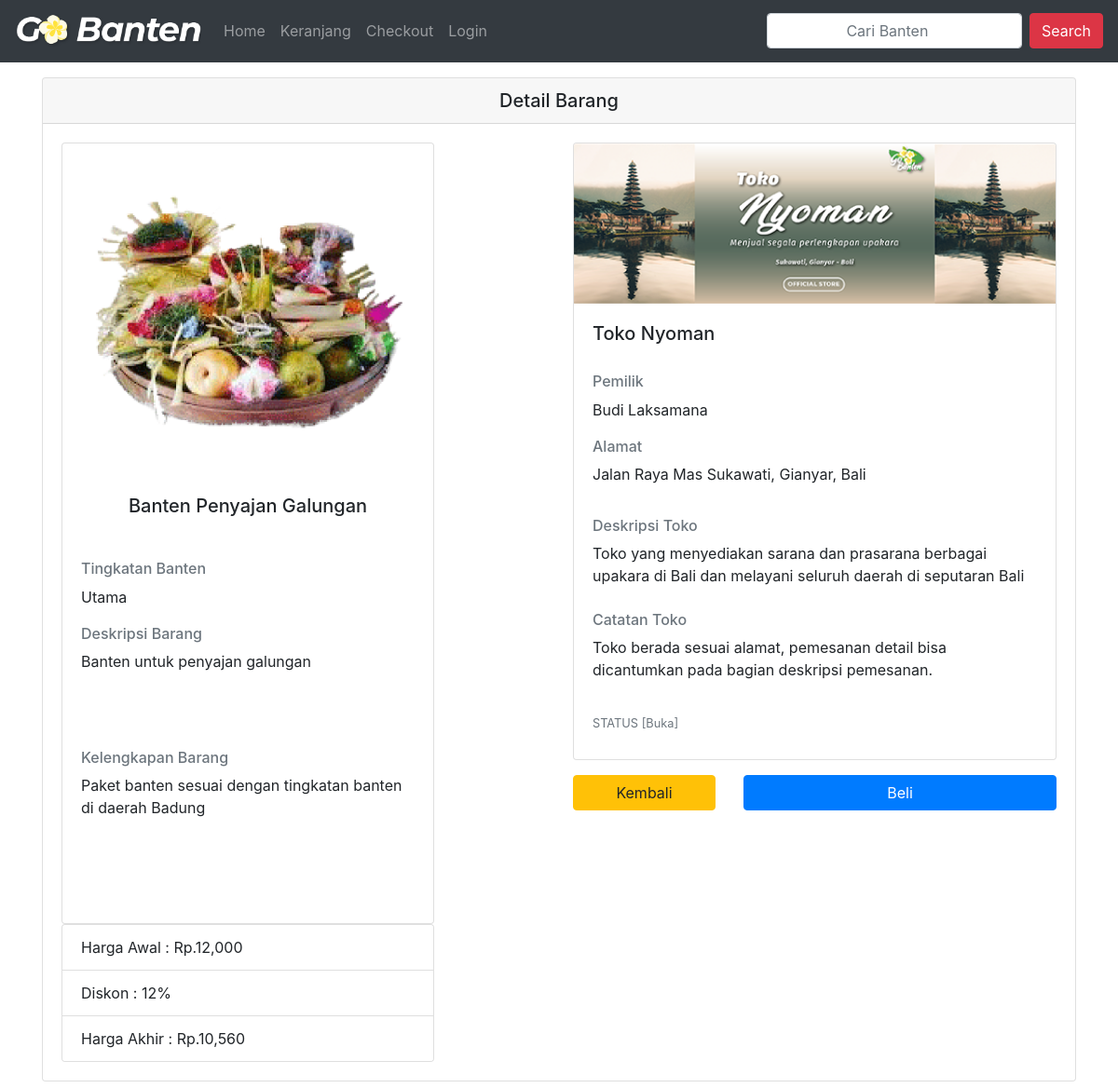
Page /user/index.php?page=Detail&id=23 on the committed database.
### tables this page shows
CREATE TABLE `detailbanten` (
  `id_detail` int(11) NOT NULL,
  `id_banten` int(11) NOT NULL,
  `id_tingkatan` int(11) NOT NULL,
  `stok_detail` int(11) NOT NULL,
  `hargaawal_detail` int(11) NOT NULL,
  `diskon_detail` int(11) NOT NULL,
  `hargaakhir_detail` int(11) NOT NULL
);

CREATE TABLE `banten` (
  `id_banten` int(11) NOT NULL,
  `id_kategori` int(11) NOT NULL,
  `id_toko` int(11) NOT NULL,
  `nama_banten` varchar(100) NOT NULL,
  `deskripsi_banten` varchar(200) NOT NULL,
  `kelengkapan_banten` varchar(200) NOT NULL,
  `foto_banten` varchar(100) NOT NULL
);

CREATE TABLE `tingkatanbanten` (
  `id_tingkatan` int(11) NOT NULL,
  `nama_tingkatan` varchar(30) NOT NULL
);

CREATE TABLE `toko` (
  `id_toko` int(11) NOT NULL,
  `nama_toko` varchar(100) NOT NULL,
  `alamat_toko` varchar(300) NOT NULL,
  `kota_toko` varchar(100) NOT NULL,
  `provinsi_toko` varchar(100) NOT NULL,
  `kodepos_toko` varchar(100) NOT NULL,
  `deskripsi_toko` varchar(400) NOT NULL,
  `catatan_toko` varchar(400) NOT NULL,
  `status_toko` varchar(50) NOT NULL,
  `foto_toko` varchar(100) NOT NULL,
  `id_wilayah` int(11) NOT NULL
);

CREATE TABLE `penjual` (
  `id_penjual` int(11) NOT NULL,
  `namadepan_penjual` varchar(50) NOT NULL,
  `namabelakang_penjual` varchar(50) NOT NULL,
  `email_penjual` varchar(100) NOT NULL,
  `hp_penjual` varchar(14) NOT NULL,
  `dompet_penjual` int(11) NOT NULL,
  `foto_penjual` varchar(100) NOT NULL,
  `username_penjual` varchar(100) NOT NULL,
  `password_penjual` varchar(100) NOT NULL,
  `id_toko` int(11) NOT NULL,
  `id_bank` int(11) NOT NULL,
  `rekening_penjual` varchar(100) NOT NULL
);

CREATE TABLE `wilayah` (
  `id_wilayah` int(11) NOT NULL,
  `provinsi_wilayah` varchar(50) NOT NULL,
  `kota_wilayah` varchar(65) NOT NULL
);

### user/content/detail.php (the view)
<?php
$id_detail = $_GET['id'];
$query = "SELECT * FROM detailbanten db INNER JOIN banten b ON db.id_banten = b.id_banten INNER JOIN toko t ON t.id_toko = b.id_toko INNER JOIN tingkatanbanten tb ON tb.id_tingkatan=db.id_tingkatan INNER JOIN penjual p ON p.id_toko=t.id_toko INNER JOIN wilayah w ON w.id_wilayah=t.id_wilayah WHERE db.id_detail = '$id_detail'";
$ambil = $koneksi->query($query);
$banten = $ambil->fetch_assoc();
$id_toko = $banten['id_toko'];
$id_detail = $banten['id_detail'];
?>
<div class="container-fluid">
	<div class="container mt-3 mb-3">
		<div class="card">
			<h5 class="card-header text-center">
				Detail Barang
			</h5>
			<div class="card-body">
				<div class="row">
					<div class="col-6">
						<div class="row">
							<div class="col">
								<div class="card" style="width: 25rem;">
									<img class="card-img-top center" src="<?php echo BASEURL ?>assets/img_banten/fullsize/<?php echo $banten['foto_banten'] ?>" alt="Card image cap" style="height: 90%; width: 90%; overflow: auto;">
									<div class="card-body" style="height: 30rem;">
										<h5 class="card-title  text-center" style="height: 4rem;">
											<?php echo $banten['nama_banten']; ?>
										</h5>
										<h6 class="card-subtitle mb-2 text-muted" >Tingkatan Banten</h6>
										<p class="card-text" style="height: 2rem;">
											<?php echo $banten['nama_tingkatan'];?>
										</p>
										<h6 class="card-subtitle mb-2 text-muted" >Deskripsi Barang</h6>
										<p class="card-text" style="height: 6rem;">
											<?php echo $banten['deskripsi_banten'];?>
										</p>
										<h6 class="card-subtitle mb-2 text-muted" >Kelengkapan Barang</h6>
										<p class="card-text" style="height: 6rem;">
											<?php echo $banten['kelengkapan_banten']; ?>
										</p>
									</div>
								</div>
							</div>
						</div>
						<div class="card" style="width: 25rem;">
							<ul class="list-group list-group-flush">
								<li class="list-group-item">
									Harga Awal : Rp.<?php echo number_format($banten['hargaawal_detail']); ?>
								</li>
								<li class="list-group-item">
									Diskon : <?php echo $banten['diskon_detail']; ?>%
								</li>
								<li class="list-group-item">
									Harga Akhir : Rp.<?php echo number_format($banten['hargaakhir_detail']); ?>
								</li>
							</ul>
						</div>
					</div>
					<div class="col-6">
						<div class="row">
							<div class="col">
								<div class="card mb-3">
									<img class="card-img-top" src="<?php echo BASEURL; ?>assets/img/toko/<?php echo $banten['foto_toko']; ?>" alt="Card image cap">
									<div class="card-body">
										<h5 class="card-title" style="height: 3rem;">
											<?php echo $banten['nama_toko']; ?>
										</h5>
										<h6 class="card-subtitle mb-2 text-muted" >Pemilik </h6>
										<p class="card-text" style="height: 2rem;">
											<?php echo $banten['namadepan_penjual']." ".$banten['namabelakang_penjual']; ?>
										</p>
										<h6 class="card-subtitle mb-2 text-muted" >Alamat </h6>
										<p class="card-text" style="height: 3rem;">
											<?php echo $banten['alamat_toko'];?>, <?php echo $banten['kota_wilayah']; ?>, <?php echo $banten['provinsi_wilayah']; ?>
										</p>
										<h6 class="card-subtitle mb-2 text-muted" >Deskripsi Toko</h6>
										<p class="card-text" style="height: 4rem;">
											<?php echo $banten['deskripsi_toko']; ?>
										</p>
										<h6 class="card-subtitle mb-2 text-muted" >Catatan Toko</h6>
										<p class="card-text"style="height: 4rem;">
											<?php echo $banten['catatan_toko']; ?>
										</p>
										<p class="card-text" style="height: 2rem;">
											<small class="text-muted">
												STATUS [<?php echo $banten['status_toko']; ?>]
											</small>
										</p>
									</div>
								</div>
							</div>
						</div>
						<div class="row">
							<div class="col-4">
								<a href="index.php?page=Home" class="btn btn-warning btn-block">Kembali</a>
							</div>
							<div class="col-8">
								<a class="btn btn-primary btn-block " href="beli.php?page=Beli&type=null&id=<?php echo $id_detail; ?>&toko=<?php echo $id_toko; ?>" role="button" name="btnDetailBeliBarang" id="btnDetailBeliBarang" >
									Beli
								</a>
							</div>
						</div>
					</div>
				</div>
			</div>
		</div>

### assets/css/style.css (style rules this page uses)
img.center { display: flex; justify-content: center; align-items: center; margin: auto; width: 75%; display: block; overflow: auto; }

### rows in the picture
detailbanten: id_banten.foto_banten (picture), id_banten.nama_banten "Banten Penyajan Galungan", id_tingkatan.nama_tingkatan "Utama", id_banten.deskripsi_banten "Banten untuk penyajan galungan", id_banten.kelengkapan_banten "Paket banten sesuai dengan tingkatan banten di daerah Badung", hargaawal_detail "12,000", diskon_detail "12", hargaakhir_detail "10,560", toko.foto_toko (picture), toko.nama_toko "Toko Nyoman", penjual.namadepan_penjual "Budi", penjual.namabelakang_penjual "Laksamana", toko.alamat_toko "Jalan Raya Mas Sukawati", wilayah.kota_wilayah "Gianyar", wilayah.provinsi_wilayah "Bali", toko.deskripsi_toko "Toko yang menyediakan sarana dan prasarana berbagai upakara di Bali dan melayani seluruh daerah di seputaran Bali", toko.catatan_toko "Toko berada sesuai alamat, pemesanan detail bisa dicantumkan pada bagian deskripsi pemesanan.", toko.status_toko "Buka"
